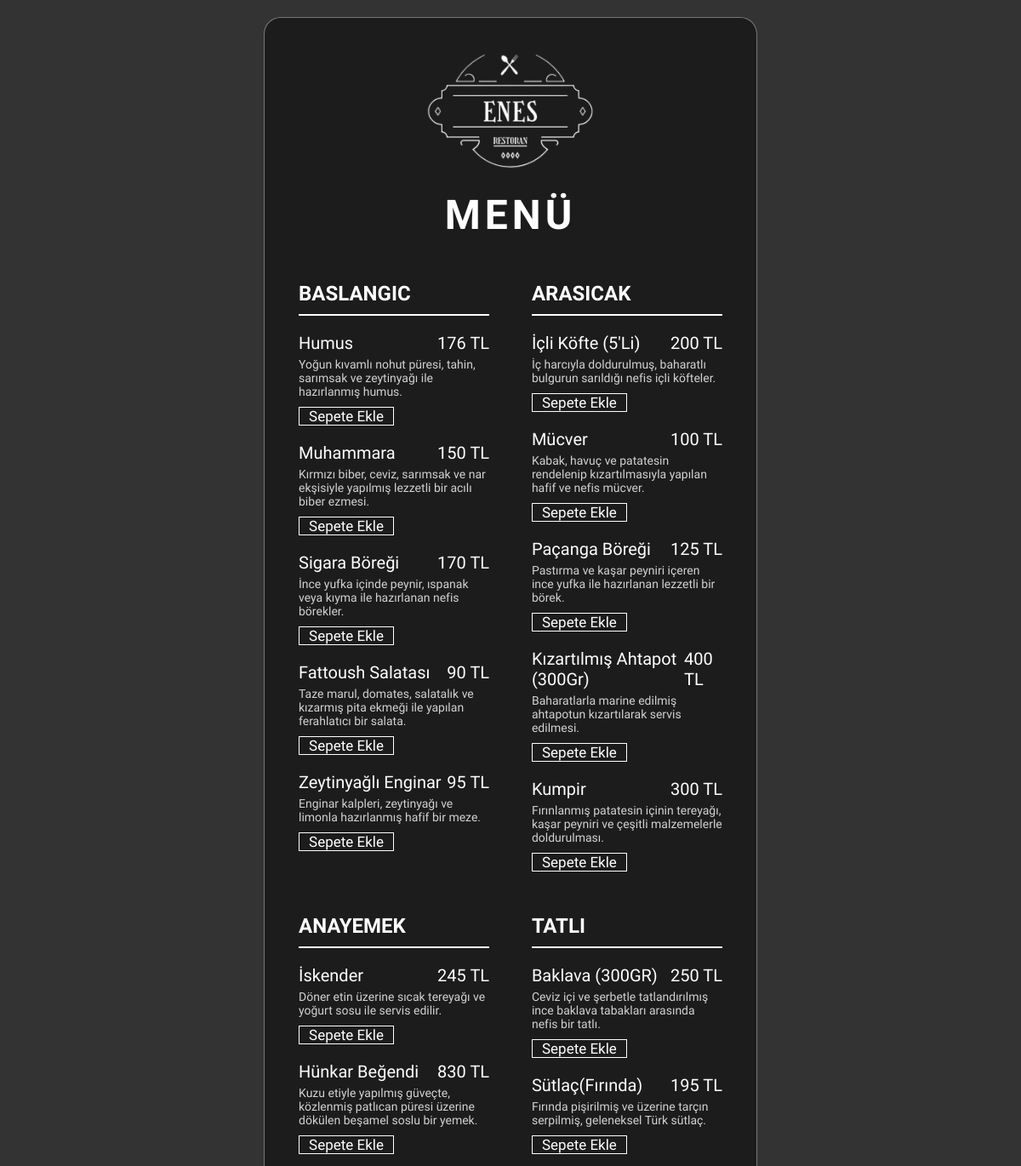
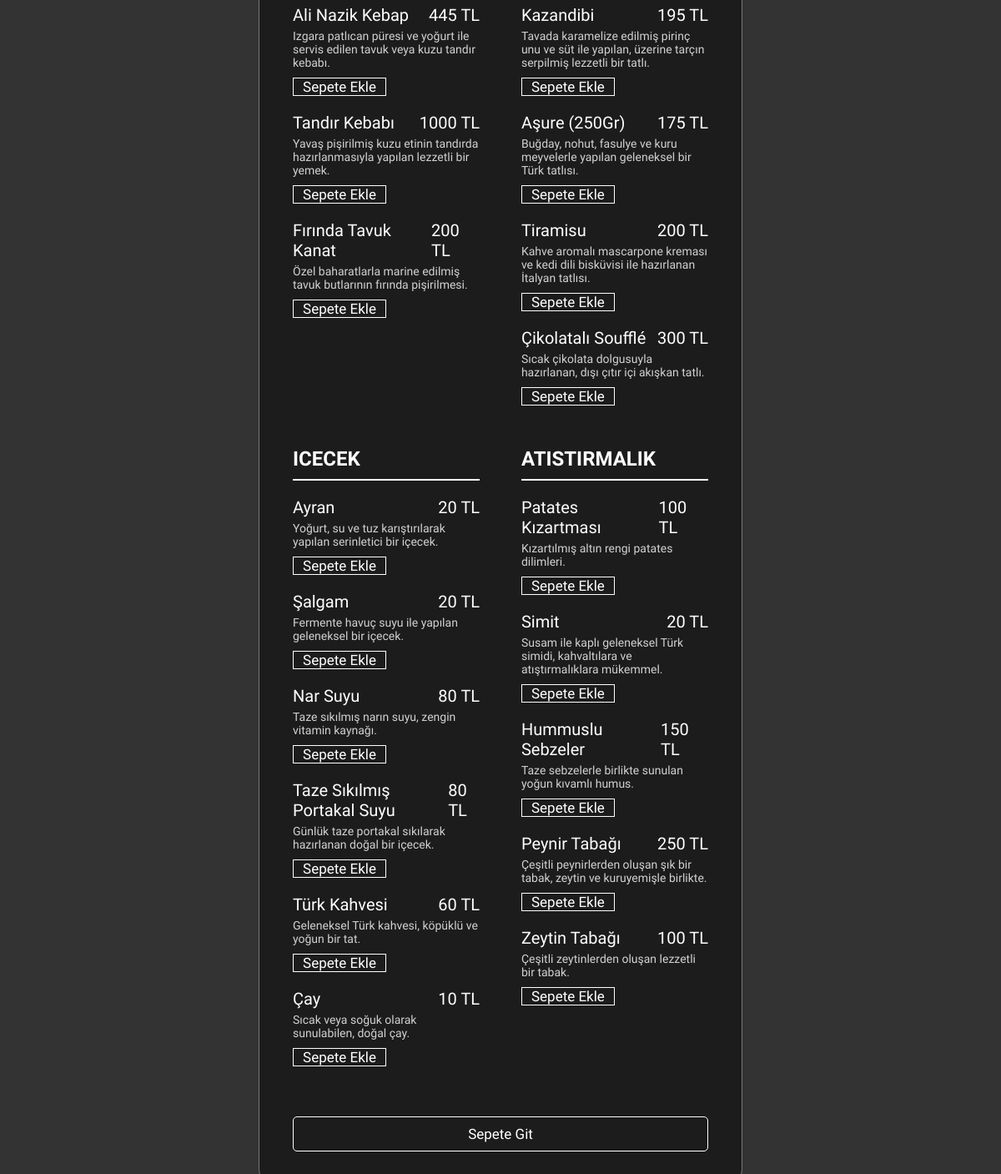
The page / on the database its author committed (2 pictures, top to bottom).
### tables this page shows
CREATE TABLE `urunler` (
  `id` int(11) NOT NULL,
  `urun_ad` text NOT NULL,
  `urun_fiyat` int(11) NOT NULL,
  `urun_aciklama` text NOT NULL,
  `urun_kategori` text NOT NULL
);

### index.php (the view, shortened to what this page needs)
<!DOCTYPE html>
<html lang="tr">
<head>
    <link rel="stylesheet" href="style.css">
</head>
<body>
    <div class="menu-container">
        <div class="menu-header">
            <img src="img/enes.png" alt="Logo" class="menu-logo">
            <h1>MENÜ</h1>
        </div>
        <?php
            $servername = "localhost";
            $username = "root";
            $password = "";
            $dbname = "qrmenu";
            $conn = new mysqli($servername, $username, $password, $dbname);
        ?>
        <div class="menu-section">
            <?php
            $sql_categories = "SELECT DISTINCT urun_kategori FROM urunler";
            $categories_result = $conn->query($sql_categories);
            if ($categories_result->num_rows > 0) {
                while ($category_row = $categories_result->fetch_assoc()) {
                    $category = $category_row['urun_kategori'];
                    $category_uppercase = strtoupper(str_replace(['ç', 'ğ', 'ı', 'ö', 'ş', 'ü'], ['C', 'G', 'I', 'O', 'S', 'U'], $category));
                    echo "<div class='menu-category'><h2>$category_uppercase</h2>";
                    $sql_products = "SELECT urun_ad, urun_fiyat, urun_aciklama FROM urunler WHERE urun_kategori = '$category'";
                    $products_result = $conn->query($sql_products);
                    if ($products_result->num_rows > 0) {
                        while ($product_row = $products_result->fetch_assoc()) {
                            echo "<div class='menu-item'>
                                    <div class='menu-item-title'>
                                        <p>{$product_row['urun_ad']}</p>
                                        <p>{$product_row['urun_fiyat']} TL</p>
                                    </div>
                                    <span>{$product_row['urun_aciklama']}</span>
                                    <form action='sepet.php' method='POST'>
                                        <input type='hidden' name='urun_ad' value='{$product_row['urun_ad']}'>
                                        <input type='hidden' name='urun_fiyat' value='{$product_row['urun_fiyat']}'>
                                        <button type='submit'>Sepete Ekle</button>
                                    </form>
                                </div>";
                        }
                    } else {
                        echo "<p>$category_uppercase kategorisinde ürün bulunamadı.</p>";
                    }
                    echo "</div>";
                }
            } else {
                echo "<p>Kategori bulunamadı.</p>";
            }
            ?>
        </div>
            <div class="garsoncagir">
                <button class="sepete-git-btn" onclick="yonlendir()">Sepete Git</button>
            </div>
    </div>
</body>
</html>

### style.css (style rules this page uses)
* { margin: 0; padding: 0; box-sizing: border-box; font-family: "Girassol", serif; }
body { background-color: #333; color: #fff; padding: 20px; display: flex; justify-content: center; align-items: center; }
.menu-container { width: 50%; max-width: 1200px; border: 1px solid rgba(255, 255, 255, 0.4); border-radius: 20px; background-color: #1c1c1c; padding: 40px; }
.menu-header { text-align: center; margin-bottom: 50px; }
.menu-header img { width: 200px; filter: invert(100%); }
.menu-header h1 { font-size: 48px; margin: 20px 0; letter-spacing: 5px; }
.menu-section { display: flex; flex-wrap: wrap; justify-content: space-between; }
.menu-category { width: 45%; margin-bottom: 30px; }
.menu-category h2 { font-size: 24px; border-bottom: 2px solid #fff; padding-bottom: 10px; margin-bottom: 20px; }
.menu-item { display: flex; flex-direction: column; justify-content: space-between; align-items: center; margin-bottom: 20px; }
.menu-item p { font-size: 20px; margin: 0; }
.menu-item span { font-size: 14px; display: block; margin-top: 5px; opacity: 0.8; }
.menu-item-title { width: 100%; display: flex; align-items: center; justify-content: space-between; }
button { width: 50%; background-color: transparent; color: white; border: 1px solid white; font-size: 17px; margin-top: 10px; }
form { width: 100%; }
.garsoncagir { width: 100%; display: flex; align-items: center; justify-content: space-between; }

### index.php (style rules this page uses)
.sepete-git-btn { padding: 10px 20px; border: none; border-radius: 5px; cursor: pointer; width: 100%; background-color: transparent; color: white; border: 1px solid white; font-size: 17px; margin-top: 10px; }

### rows shown on the page
urunler: urun_ad "Humus", urun_fiyat "176", urun_aciklama "Yoğun kıvamlı nohut püresi, tahin, sarımsak ve zeytinyağı ile hazırlanmış humus."
urunler: urun_ad "Muhammara", urun_fiyat "150", urun_aciklama "Kırmızı biber, ceviz, sarımsak ve nar ekşisiyle yapılmış lezzetli bir acılı biber ezmesi."
urunler: urun_ad "Sigara Böreği", urun_fiyat "170", urun_aciklama "İnce yufka içinde peynir, ıspanak veya kıyma ile hazırlanan nefis börekler."
urunler: urun_ad "Fattoush Salatası", urun_fiyat "90", urun_aciklama "Taze marul, domates, salatalık ve kızarmış pita ekmeği ile yapılan ferahlatıcı bir salata."
urunler: urun_ad "Zeytinyağlı Enginar", urun_fiyat "95", urun_aciklama "Enginar kalpleri, zeytinyağı ve limonla hazırlanmış hafif bir meze."
urunler: urun_ad "İçli Köfte (5'Li)", urun_fiyat "200", urun_aciklama "İç harcıyla doldurulmuş, baharatlı bulgurun sarıldığı nefis içli köfteler."
urunler: urun_ad "Mücver", urun_fiyat "100", urun_aciklama "Kabak, havuç ve patatesin rendelenip kızartılmasıyla yapılan hafif ve nefis mücver."
urunler: urun_ad "Paçanga Böreği", urun_fiyat "125", urun_aciklama "Pastırma ve kaşar peyniri içeren ince yufka ile hazırlanan lezzetli bir börek."
urunler: urun_ad "Kızartılmış Ahtapot (300Gr)", urun_fiyat "400", urun_aciklama "Baharatlarla marine edilmiş ahtapotun kızartılarak servis edilmesi."
urunler: urun_ad "Kumpir", urun_fiyat "300", urun_aciklama "Fırınlanmış patatesin içinin tereyağı, kaşar peyniri ve çeşitli malzemelerle doldurulması."
urunler: urun_ad "İskender", urun_fiyat "245", urun_aciklama "Döner etin üzerine sıcak tereyağı ve yoğurt sosu ile servis edilir."
urunler: urun_ad "Hünkar Beğendi", urun_fiyat "830", urun_aciklama "Kuzu etiyle yapılmış güveçte, közlenmiş patlıcan püresi üzerine dökülen beşamel soslu bir yemek."
urunler: urun_ad "Ali Nazik Kebap", urun_fiyat "445", urun_aciklama "Izgara patlıcan püresi ve yoğurt ile servis edilen tavuk veya kuzu tandır kebabı."
urunler: urun_ad "Tandır Kebabı", urun_fiyat "1000", urun_aciklama "Yavaş pişirilmiş kuzu etinin tandırda hazırlanmasıyla yapılan lezzetli bir yemek."
urunler: urun_ad "Fırında Tavuk Kanat", urun_fiyat "200", urun_aciklama "Özel baharatlarla marine edilmiş tavuk butlarının fırında pişirilmesi."
urunler: urun_ad "Baklava (300GR)", urun_fiyat "250", urun_aciklama "Ceviz içi ve şerbetle tatlandırılmış ince baklava tabakları arasında nefis bir tatlı."
urunler: urun_ad "Sütlaç(Fırında)", urun_fiyat "195", urun_aciklama "Fırında pişirilmiş ve üzerine tarçın serpilmiş, geleneksel Türk sütlaç."
urunler: urun_ad "Kazandibi", urun_fiyat "195", urun_aciklama "Tavada karamelize edilmiş pirinç unu ve süt ile yapılan, üzerine tarçın serpilmiş lezzetli bir tatlı."
urunler: urun_ad "Aşure (250Gr)", urun_fiyat "175", urun_aciklama "Buğday, nohut, fasulye ve kuru meyvelerle yapılan geleneksel bir Türk tatlısı."
urunler: urun_ad "Tiramisu", urun_fiyat "200", urun_aciklama "Kahve aromalı mascarpone kreması ve kedi dili bisküvisi ile hazırlanan İtalyan tatlısı."
urunler: urun_ad "Çikolatalı Soufflé", urun_fiyat "300", urun_aciklama "Sıcak çikolata dolgusuyla hazırlanan, dışı çıtır içi akışkan tatlı."
urunler: urun_ad "Ayran", urun_fiyat "20", urun_aciklama "Yoğurt, su ve tuz karıştırılarak yapılan serinletici bir içecek."
urunler: urun_ad "Şalgam", urun_fiyat "20", urun_aciklama "Fermente havuç suyu ile yapılan geleneksel bir içecek."
urunler: urun_ad "Nar Suyu", urun_fiyat "80", urun_aciklama "Taze sıkılmış narın suyu, zengin vitamin kaynağı."
urunler: urun_ad "Taze Sıkılmış Portakal Suyu", urun_fiyat "80", urun_aciklama "Günlük taze portakal sıkılarak hazırlanan doğal bir içecek."
urunler: urun_ad "Türk Kahvesi", urun_fiyat "60", urun_aciklama "Geleneksel Türk kahvesi, köpüklü ve yoğun bir tat."
urunler: urun_ad "Çay", urun_fiyat "10", urun_aciklama "Sıcak veya soğuk olarak sunulabilen, doğal çay."
urunler: urun_ad "Patates Kızartması", urun_fiyat "100", urun_aciklama "Kızartılmış altın rengi patates dilimleri."
urunler: urun_ad "Simit", urun_fiyat "20", urun_aciklama "Susam ile kaplı geleneksel Türk simidi, kahvaltılara ve atıştırmalıklara mükemmel."
urunler: urun_ad "Hummuslu Sebzeler", urun_fiyat "150", urun_aciklama "Taze sebzelerle birlikte sunulan yoğun kıvamlı humus."
urunler: urun_ad "Peynir Tabağı", urun_fiyat "250", urun_aciklama "Çeşitli peynirlerden oluşan şık bir tabak, zeytin ve kuruyemişle birlikte."
urunler: urun_ad "Zeytin Tabağı", urun_fiyat "100", urun_aciklama "Çeşitli zeytinlerden oluşan lezzetli bir tabak."

### other values the page prints
$category_uppercase "BASLANGIC"
$category_uppercase "ARASICAK"
$category_uppercase "ANAYEMEK"
$category_uppercase "TATLI"
$category_uppercase "ICECEK"
$category_uppercase "ATISTIRMALIK"
